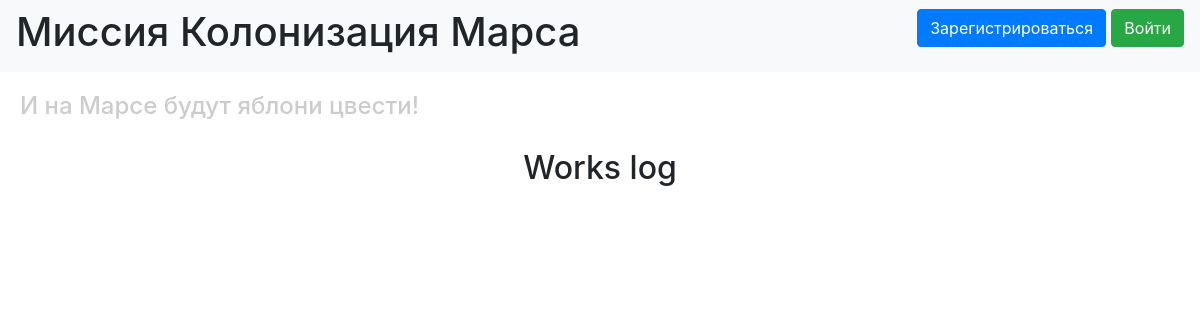
Before: / with the older database file.
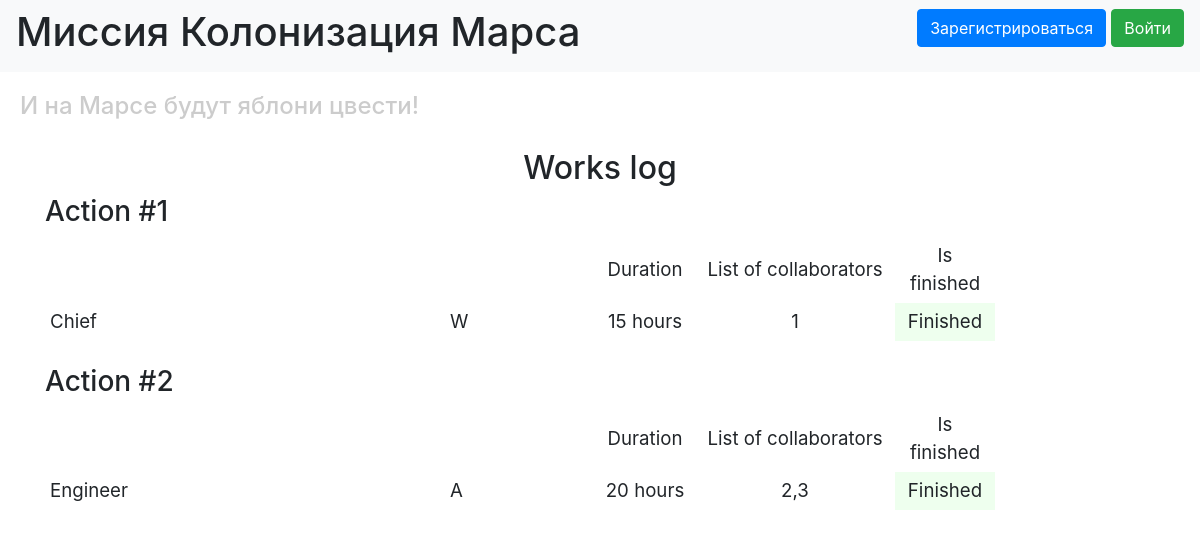
After: the same page with the newer database file.
### data/jobs.py (models this page shows)
class Jobs(SqlAlchemyBase):
    __tablename__ = 'jobs'
    id = sqlalchemy.Column(sqlalchemy.Integer, primary_key=True, autoincrement=True)
    job = sqlalchemy.Column(sqlalchemy.String, nullable=True)
    collaborators = sqlalchemy.Column(sqlalchemy.String, nullable=True)
    work_size = sqlalchemy.Column(sqlalchemy.Integer, nullable=True)
    start_date = sqlalchemy.Column(sqlalchemy.DateTime, default=datetime.datetime.now)
    end_date = sqlalchemy.Column(sqlalchemy.DateTime, default=datetime.datetime.now)
    is_finished = sqlalchemy.Column(sqlalchemy.Boolean, default=True)
    team_leader = sqlalchemy.Column(sqlalchemy.Integer, sqlalchemy.ForeignKey("jobs.id"))
    user = orm.relationship('Jobs')

### data/users.py (models this page shows, shortened)
class User(SqlAlchemyBase, UserMixin):
    __tablename__ = 'users'
    id = sqlalchemy.Column(sqlalchemy.Integer, primary_key=True, autoincrement=True)
    surname = sqlalchemy.Column(sqlalchemy.String, nullable=True)
    name = sqlalchemy.Column(sqlalchemy.String, nullable=True)
    age = sqlalchemy.Column(sqlalchemy.Integer, nullable=True)
    position = sqlalchemy.Column(sqlalchemy.String, nullable=True)
    speciality = sqlalchemy.Column(sqlalchemy.String, nullable=True)
    address = sqlalchemy.Column(sqlalchemy.String, nullable=True)
    email = sqlalchemy.Column(sqlalchemy.String, index=True, unique=True, nullable=True)
    hashed_password = sqlalchemy.Column(sqlalchemy.String, nullable=True)
    modified_date = sqlalchemy.Column(sqlalchemy.DateTime, default=datetime.datetime.now)

### main.py (the view)
@app.route("/")
def index():
    session = db_session.create_session()
    jobs = session.query(Jobs).all()
    users = session.query(User).all()
    names = {name.id: name.name for name in users}
    return render_template("index.html", jobs=jobs, names=names)

### data/db_session.py (called while the page is built)
def create_session() -> Session:
    global __factory
    return __factory()

### templates/index.html (shortened to what this page needs)
{% extends "base.html" %}
{% block content %}
<h2 align="center">Works log</h2>
{% for job in jobs %}
<h3>Action #{{ job.id }}</h3>
<div class="table_container">
    <table class="my_table">
        <tr class="my_row">
            <td class="title" width="400px" Title of activity></td>
            <td class="title" width="150px" Team leader></td>
            <td class="title" width="100px" align="center">Duration</td>
            <td class="title" width="200px" align="center">List of collaborators</td>
            <td class="title" width="100px" align="center">Is finished</td>
        </tr>
        <tr class="my_row">
            <td class="ordinary">{{ job.job.capitalize() }}</td>
            <td class="ordinary">{{ names[job.team_leader][0] }} </td>
            <td class="ordinary" align="center">{{ job.work_size }} hours</td>
            <td class="ordinary" align="center">{{ job.collaborators }}</td>
            {% if job.is_finished %}
            <td class="ordinary" bgcolor="#eeffee" align="center">Finished</td>
            {% else %}
            <td class="ordinary" bgcolor="#ffeeff" align="center">Is not finished</td>
            {% endif %}
        </tr>
    </table>
</div>
<br>
{% endfor %}
{% endblock %}

### templates/base.html (shortened to what this page needs)
<!DOCTYPE html>
<html lang="en">
<head>
    <link rel="stylesheet" href="https://stackpath.bootstrapcdn.com/bootstrap/4.4.1/css/bootstrap.min.css">
    <link rel="stylesheet" type="text/css" href="../static/css/styles.css" />
</head>
  <body>
    <header>
      <nav class="navbar navbar-light bg-light">
          <h1>Миссия Колонизация Марса</h1>
        {% if current_user.is_authenticated %}
    <a class="navbar-brand" href="/logout">{{ current_user.name }}</a>
        {% else %}
            <p>
                <a class="btn btn-primary " href="/register">Зарегистрироваться</a>
                <a class="btn btn-success" href="/login">Войти</a>
            </p>
        {% endif %}
      </nav>
        <h4>И на Марсе будут яблони цвести!</h4>
    </header>
    <main role="main" class="container">
        {% block content %}{% endblock %}
    </main>
  </body>
</html>

### static/css/styles.css (style rules this page uses)
td.title { background-color: "#dddddd"; align: "center"; font-size: 14pt; padding: 5px; }
td.ordinary { background-color: "#eeeeff"; align: "center"; font-size: 14pt; padding: 5px; }
h4 { color: #cccccc; padding: 20px; }
p { font-size: 14pt; }

Changed rows visible on the page:
added Jobs: id "1", job "Chief", team_leader.name "W", work_size "15", collaborators "1", is_finished "Finished"
added Jobs: id "2", job "Engineer", team_leader.name "A", work_size "20", collaborators "2,3", is_finished "Finished"
